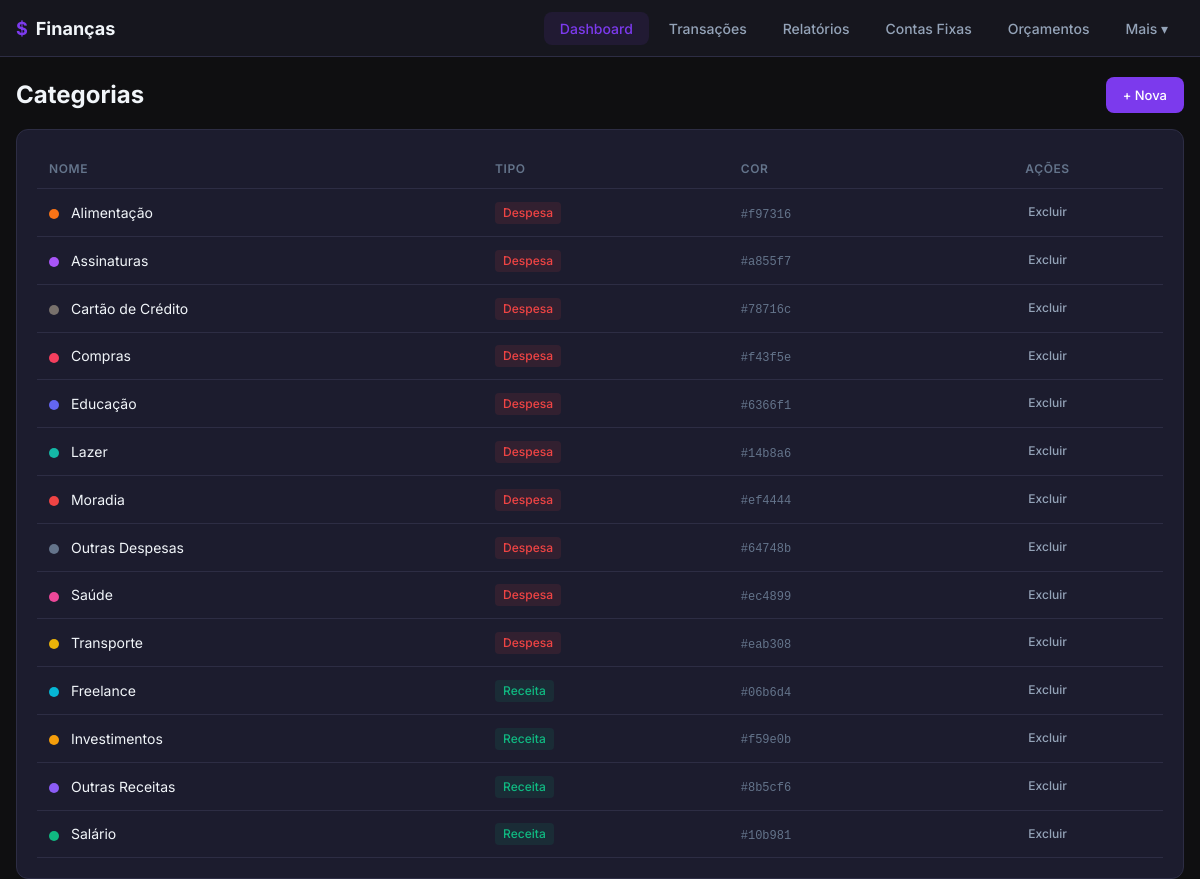
Page /categorias/ on the committed database.
### app/models.py (models this page shows, shortened)
class Categoria(db.Model):
    __tablename__ = 'categorias'
    id = db.Column(db.Integer, primary_key=True)
    nome = db.Column(db.String(80), nullable=False)
    tipo = db.Column(db.String(20), nullable=False)
    cor = db.Column(db.String(7), default='#6366f1')
    transacoes = db.relationship('Transacao', backref='categoria', lazy='dynamic')
    contas_fixas = db.relationship('ContaFixa', backref='categoria', lazy='dynamic')
    orcamentos = db.relationship('Orcamento', backref='categoria', lazy='dynamic')
    parcelamentos = db.relationship('Parcelamento', backref='categoria', lazy='dynamic')
    def to_dict(self):
        return {'id': self.id, 'nome': self.nome, 'tipo': self.tipo, 'cor': self.cor}

### app/routes/categorias.py (the view)
@bp.route('/')
def listar():
    categorias = Categoria.query.order_by(Categoria.tipo, Categoria.nome).all()
    return render_template('categorias.html', categorias=categorias)

### app/templates/categorias.html (shortened to what this page needs)
{% extends "base.html" %}
{% set active_nav = "" %}
{% block content %}
<div class="page-header">
  <h1>Categorias</h1>
  <button class="btn btn-primary" onclick="document.getElementById('modalCategoria').classList.add('show')">+ Nova</button>
</div>
<div class="card">
  {% if categorias %}
  <div class="table-wrap">
    <table>
      <thead>
        <tr>
          <th>Nome</th>
          <th>Tipo</th>
          <th>Cor</th>
          <th style="text-align:center">Ações</th>
        </tr>
      </thead>
      <tbody>
        {% for cat in categorias %}
        <tr>
          <td>
            <span style="display:inline-block;width:10px;height:10px;border-radius:50%;background:{{ cat.cor }};margin-right:8px;vertical-align:middle"></span>
            {{ cat.nome }}
          </td>
          <td><span class="tag {{ cat.tipo }}">{{ 'Receita' if cat.tipo == 'receita' else 'Despesa' }}</span></td>
          <td><code style="font-size:0.75rem;color:var(--text-muted)">{{ cat.cor }}</code></td>
          <td style="text-align:center">
            <form action="{{ url_for('categorias.excluir', id=cat.id) }}" method="POST" style="display:inline" data-confirm="Excluir categoria '{{ cat.nome }}'?">
              <button type="submit" class="btn btn-ghost btn-sm">Excluir</button>
            </form>
          </td>
        </tr>
        {% endfor %}
      </tbody>
    </table>
  </div>
  {% else %}
  <div class="empty-state">
    <div class="empty-icon">🏷️</div>
    <h3>Nenhuma categoria</h3>
    <p>Crie categorias para organizar suas transações.</p>
  </div>
  {% endif %}
</div>
{% endblock %}

### app/templates/base.html (shortened to what this page needs)
<!DOCTYPE html>
<html lang="pt-BR">
<head>
  <link rel="stylesheet" href="{{ url_for('static', filename='css/style.css') }}">
</head>
<body>
  {% set active_nav = active_nav or 'dashboard' %}
  <nav class="top-nav">
    <div class="container">
      <a href="{{ url_for('dashboard.dashboard') }}" class="brand">
        <span>$</span> Finanças
      </a>
      <ul class="nav-links">
        <li><a href="{{ url_for('dashboard.dashboard') }}" class="{% if active_nav == 'dashboard' %}active{% endif %}">Dashboard</a></li>
        <li><a href="{{ url_for('transacoes.listar') }}" class="{% if active_nav == 'transacoes' %}active{% endif %}">Transações</a></li>
        <li><a href="{{ url_for('relatorios.relatorios') }}" class="{% if active_nav == 'relatorios' %}active{% endif %}">Relatórios</a></li>
        <li><a href="{{ url_for('contas_fixas.listar') }}" class="{% if active_nav == 'contas_fixas' %}active{% endif %}">Contas Fixas</a></li>
        <li><a href="{{ url_for('orcamentos.listar') }}" class="{% if active_nav == 'orcamentos' %}active{% endif %}">Orçamentos</a></li>
        <li class="dropdown">
          <a href="#">Mais ▾</a>
        </li>
      </ul>
    </div>
  </nav>
  <main class="container">
    {% block content %}{% endblock %}
  </main>
</body>
</html>

### app/static/css/style.css (style rules this page uses)
:root { --bg-primary: #0f0f11; --bg-secondary: #16161e; --bg-card: #1c1c2e; --bg-card-hover: #24243a; --bg-nav: #16161ee6; --text-primary: #f1f5f9; --text-secondary: #94a3b8; --text-muted: #64748b; --border: #2d2d44; --border-light: #3d3d54; --primary: #7c3aed; --primary-hover: #6d28d9; --primary-light: #7c3aed1a; --green: #10b981; --green-bg: #10b9811a; --red: #ef4444; --red-bg: #ef44441a; --yellow: #f59e0b; --yellow-bg: #f59e0b1a; --blue: #3b82f6; --blue-bg: #3b82f61a; --radius: 12px; --radius-sm: 8px; --shadow: 0 4px 24px rgba(0,0,0,.3); --font: 'Inter', -apple-system, BlinkMacSystemFont, 'Segoe UI', Roboto, sans-serif; --bottom-nav-height: 64px; }
*, *::before, *::after { box-sizing: border-box; margin: 0; padding: 0; }
html { font-size: 16px; }
body { font-family: var(--font); background: var(--bg-primary); color: var(--text-primary); line-height: 1.5; min-height: 100vh; padding-bottom: var(--bottom-nav-height); }
@media (min-width: 768px) { body { padding-bottom: 0; } }
a { color: var(--primary); text-decoration: none; }
.container { max-width: 1200px; margin: 0 auto; padding: 0 16px; }
.page-header { display: flex; align-items: center; justify-content: space-between; padding: 20px 0 16px; gap: 12px; flex-wrap: wrap; }
.page-header h1 { font-size: 1.5rem; font-weight: 700; display: flex; align-items: center; gap: 8px; }
.top-nav { display: none; background: var(--bg-secondary); border-bottom: 1px solid var(--border); position: sticky; top: 0; z-index: 100; backdrop-filter: blur(12px); }
@media (min-width: 768px) { .top-nav { display: block; } }
.top-nav .container { display: flex; align-items: center; height: 56px; gap: 32px; }
.top-nav .brand { font-size: 1.125rem; font-weight: 700; color: var(--text-primary); display: flex; align-items: center; gap: 8px; }
.top-nav .brand span { color: var(--primary); }
.top-nav .nav-links { display: flex; gap: 4px; list-style: none; margin-left: auto; }
.top-nav .nav-links a { padding: 8px 16px; border-radius: var(--radius-sm); color: var(--text-secondary); font-size: 0.875rem; font-weight: 500; transition: all .15s; white-space: nowrap; }
.top-nav .nav-links a.active { color: var(--primary); background: var(--primary-light); }
.card { background: var(--bg-card); border: 1px solid var(--border); border-radius: var(--radius); padding: 20px; transition: border-color .15s; }
.table-wrap { overflow-x: auto; }
table { width: 100%; border-collapse: collapse; font-size: 0.875rem; }
thead th { text-align: left; padding: 10px 12px; font-weight: 600; font-size: 0.75rem; text-transform: uppercase; letter-spacing: .05em; color: var(--text-muted); border-bottom: 1px solid var(--border); white-space: nowrap; }
tbody td { padding: 10px 12px; border-bottom: 1px solid var(--border); vertical-align: middle; }
.tag { display: inline-block; padding: 2px 8px; border-radius: 4px; font-size: 0.75rem; font-weight: 500; }
.tag.receita { background: var(--green-bg); color: var(--green); }
.tag.despesa { background: var(--red-bg); color: var(--red); }
.btn { display: inline-flex; align-items: center; justify-content: center; gap: 6px; padding: 8px 16px; border-radius: var(--radius-sm); font-size: 0.8125rem; font-weight: 500; font-family: var(--font); border: 1px solid transparent; cursor: pointer; transition: all .15s; text-decoration: none; line-height: 1.4; white-space: nowrap; }
.btn-primary { background: var(--primary); color: #fff; }
.btn-ghost { background: transparent; color: var(--text-secondary); padding: 6px 10px; }
.btn-sm { padding: 4px 10px; font-size: 0.75rem; }
.dropdown { position: relative; }

### rows in the picture
Categoria: nome "Alimentação", tipo "Despesa", cor "#f97316"
Categoria: nome "Assinaturas", tipo "Despesa", cor "#a855f7"
Categoria: nome "Cartão de Crédito", tipo "Despesa", cor "#78716c"
Categoria: nome "Compras", tipo "Despesa", cor "#f43f5e"
Categoria: nome "Educação", tipo "Despesa", cor "#6366f1"
Categoria: nome "Lazer", tipo "Despesa", cor "#14b8a6"
Categoria: nome "Moradia", tipo "Despesa", cor "#ef4444"
Categoria: nome "Outras Despesas", tipo "Despesa", cor "#64748b"
Categoria: nome "Saúde", tipo "Despesa", cor "#ec4899"
Categoria: nome "Transporte", tipo "Despesa", cor "#eab308"
Categoria: nome "Freelance", tipo "Receita", cor "#06b6d4"
Categoria: nome "Investimentos", tipo "Receita", cor "#f59e0b"
Categoria: nome "Outras Receitas", tipo "Receita", cor "#8b5cf6"
Categoria: nome "Salário", tipo "Receita", cor "#10b981"
